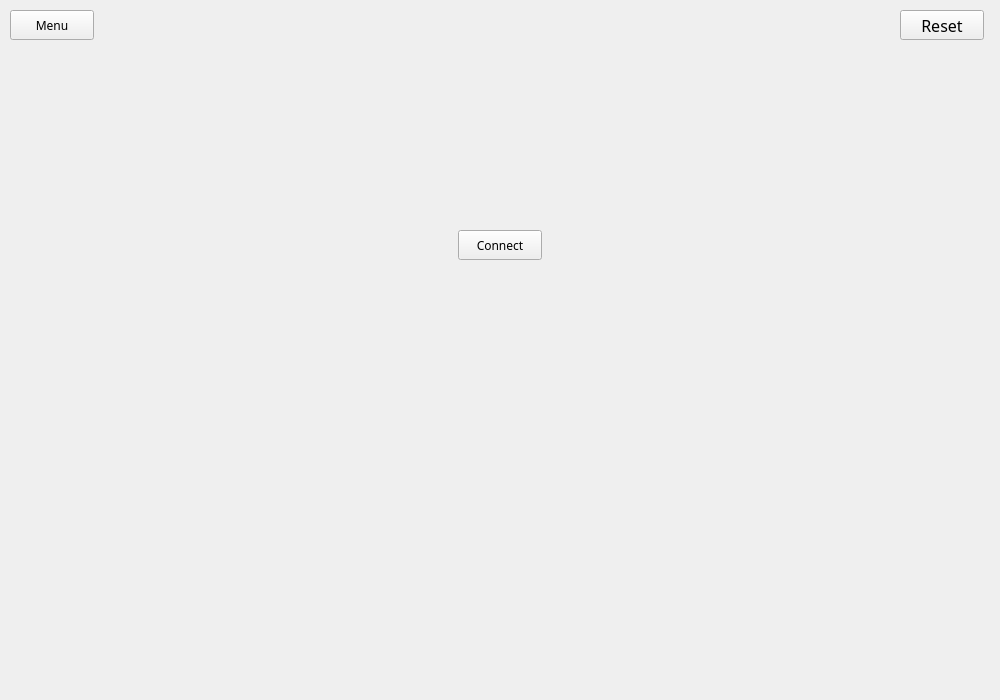
<?xml version="1.0" encoding="UTF-8"?>
<ui version="4.0">
 <class>GameWindow</class>
 <widget class="QMainWindow" name="GameWindow">
  <property name="geometry">
   <rect>
    <x>0</x>
    <y>0</y>
    <width>1000</width>
    <height>700</height>
   </rect>
  </property>
  <property name="minimumSize">
   <size>
    <width>1000</width>
    <height>700</height>
   </size>
  </property>
  <property name="maximumSize">
   <size>
    <width>1000</width>
    <height>700</height>
   </size>
  </property>
  <property name="windowTitle">
   <string>T E T R I S</string>
  </property>
  <property name="windowIcon">
   <iconset theme="QIcon::ThemeIcon::MediaTape"/>
  </property>
  <widget class="QWidget" name="centralwidget">
   <widget class="QPushButton" name="btnMenu">
    <property name="geometry">
     <rect>
      <x>10</x>
      <y>10</y>
      <width>84</width>
      <height>30</height>
     </rect>
    </property>
    <property name="font">
     <font>
      <family>8514oem</family>
      <bold>false</bold>
     </font>
    </property>
    <property name="text">
     <string>Menu</string>
    </property>
   </widget>
   <widget class="QPushButton" name="btnReset">
    <property name="geometry">
     <rect>
      <x>900</x>
      <y>10</y>
      <width>84</width>
      <height>30</height>
     </rect>
    </property>
    <property name="font">
     <font>
      <family>8514oem</family>
      <pointsize>12</pointsize>
     </font>
    </property>
    <property name="text">
     <string>Reset</string>
    </property>
   </widget>
   <widget class="QPushButton" name="btnConnect">
    <property name="geometry">
     <rect>
      <x>458</x>
      <y>230</y>
      <width>84</width>
      <height>30</height>
     </rect>
    </property>
    <property name="font">
     <font>
      <family>8514oem</family>
      <bold>false</bold>
     </font>
    </property>
    <property name="text">
     <string>Connect</string>
    </property>
   </widget>
  </widget>
 </widget>
 <resources/>
 <connections/>
</ui>
